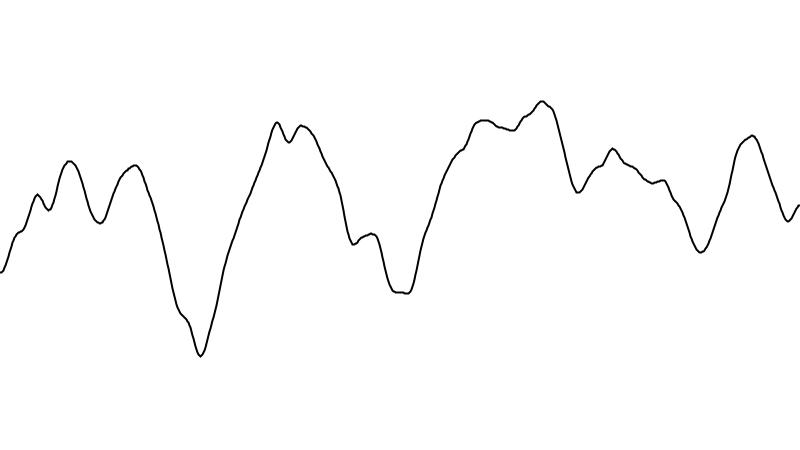
Frame 1 (no input)
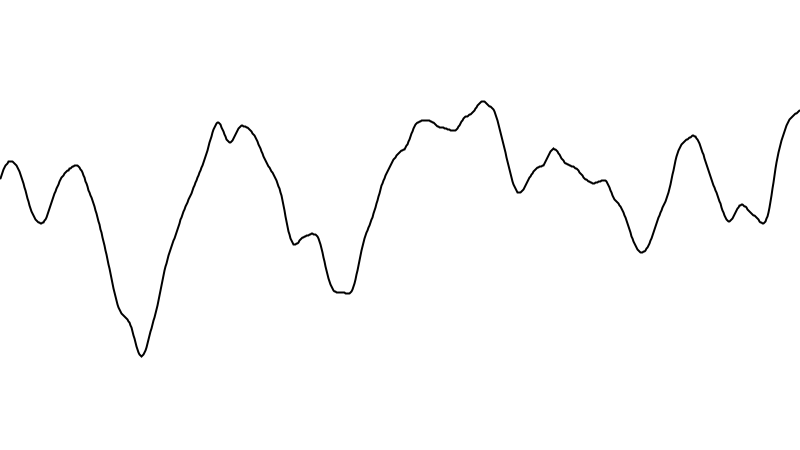
Frame 60 (the mouse pressed at the canvas centre just before this capture)
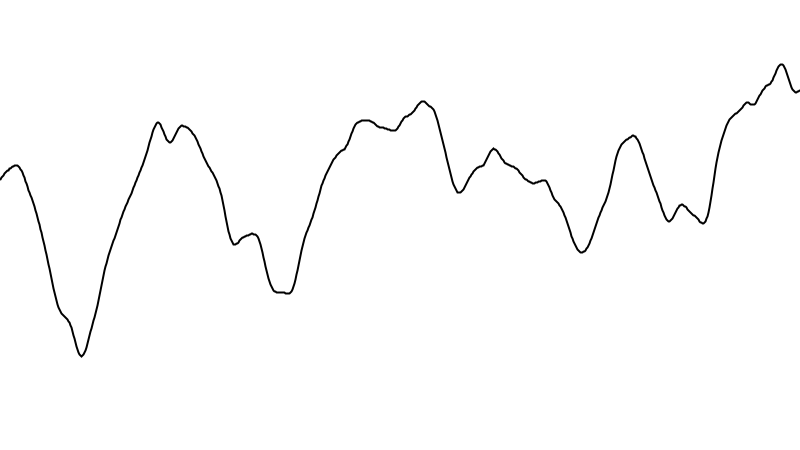
Frame 120 (the mouse held since frame 60 and released just before this capture)

The Processing sketch that drew these frames (run headless with seeded random() and noise(); from frame 60 on, the mouse is pressed at the canvas centre):

// Processing sketch: perlinNoise_02_1D
// ── perlinNoise_02_1D.pde
// TIME
float t = 0.0;

// Global public variables
float x; // holds the x position values
float y; // holds the y position values


void setup() {
  // Set the size of the window (width, height) 
  size(800, 450);

  // Set the location (x,y) of the window on your desktop
  surface.setLocation(0, 0);

  // set background color (red, green, blue)
  background(255, 255, 255);
  
  smooth();
}


void draw() {
  background(255);
  
  // to move the image right to left
  float xoff = t;
  
  // Disable shape fill
  noFill();
  
  // set stroke color
  stroke(0);
  
  // set stroke thickness
  strokeWeight(2);
  
  // Create custom shape using vertices
  beginShape();
  for (int i = 0; i < width; i++) {
    // noise(xoff) values are between 0 and 1. So, we need to map this value to our window height
    y = noise(xoff) * height;
    x = i;
    
    // increase/decrease time value to generate new 1D noise values
    // (todo: change the increment factor to see difference)
    xoff += 0.01;
    vertex(x,y);
  }
  endShape();
  
  // increase/decrease time value to generate new 1D noise values
  // (todo: change the increment factor to see difference)
  t+= 0.01;
}
